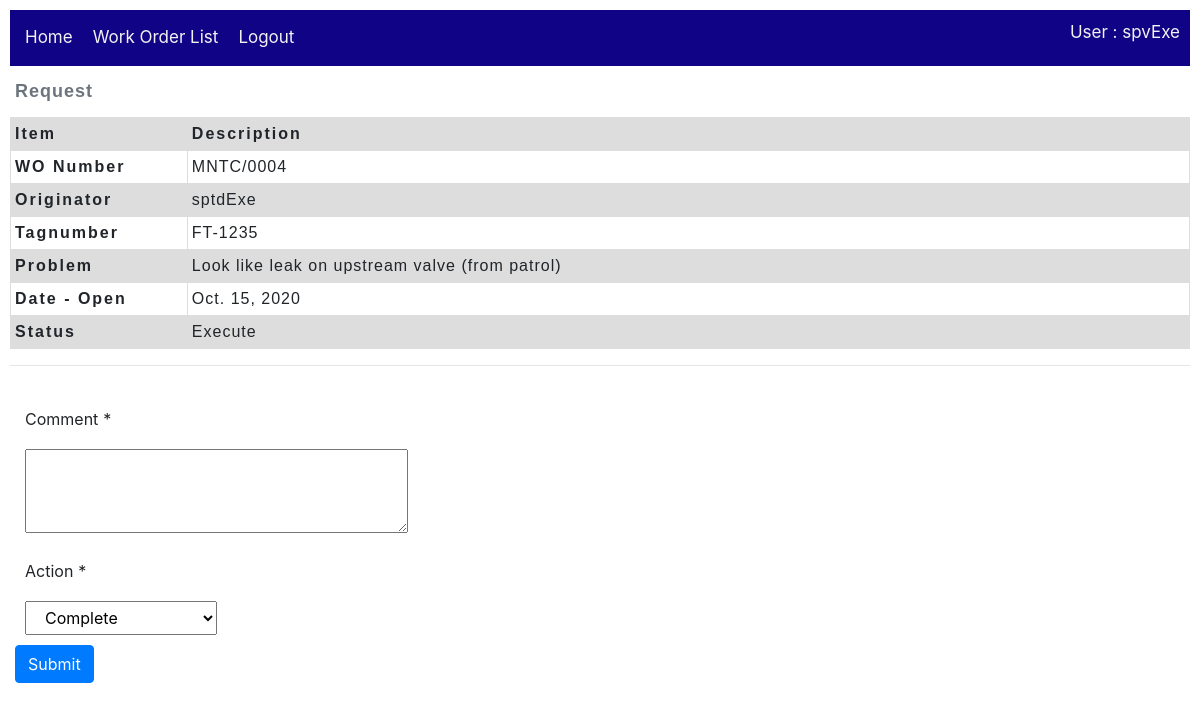
Page /work_order/forward/4/ (signed in) on the earlier database version.
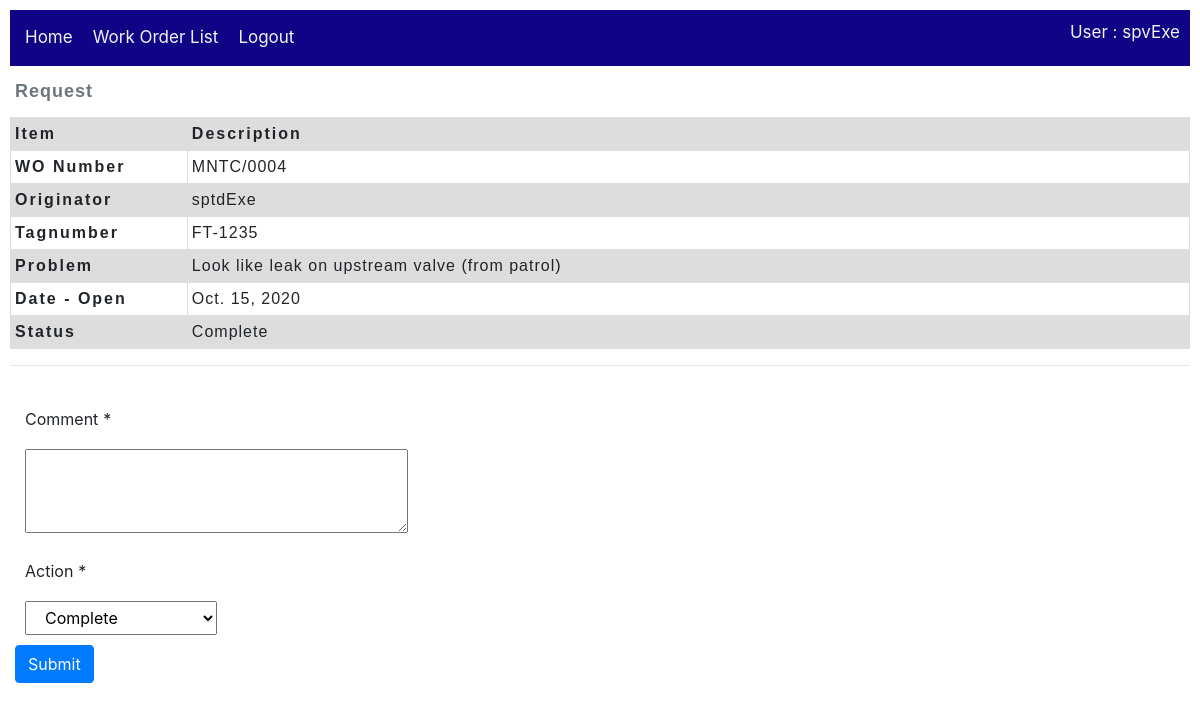
Same page on the later database version.
### work_order/models.py (models this page shows, shortened)
class Work_order(models.Model):
    wo_number = models.CharField(max_length=20, null=True)
    tagnumber = models.CharField(max_length=50, null=True)
    problem = models.TextField(max_length=1000, null=True)
    originator = models.ForeignKey(CmmsUser,
        on_delete=models.SET_NULL,
        null=True)
    dest_section = models.ForeignKey(Section,
        on_delete=models.SET_NULL,
        null=True)
    date_open = models.DateField()
    date_finish = models.DateField(null=True)
    status = models.ForeignKey(Action,
        on_delete=models.SET_NULL,
        null=True)
    priority = models.ForeignKey(Wo_priority,
        on_delete=models.SET_NULL,
        null=True)
    current_user_id = models.IntegerField(null=True)
    executor_user_id = models.IntegerField(null=True)
    class Meta:
        ordering = ['originator','status','wo_number']

### accounts/models.py (models this page shows, shortened)
class Action(models.Model):
    name = models.CharField(max_length=20, null=True, help_text='Enter name of Action(eg. Open, Close, Reject...)')
    description = models.CharField(max_length=100, null=True, help_text='Enter description of Action')
    mode = models.ForeignKey('Mode', on_delete=models.SET_NULL, null=True)
    category = models.ForeignKey('Category', on_delete=models.SET_NULL, null=True)
    class Meta:
        ordering = ['name']

class CmmsUser(AbstractUser):
    forward_path = models.IntegerField(null=True)#CmmsUser.id
    reverse_path = models.IntegerField(null=True)#CmmsUser.id
    actions = models.ManyToManyField(Action, help_text='Select actions')
    section = models.ForeignKey('Section', on_delete=models.SET_NULL, null=True)
    def __str__(self):
        return self.username

### work_order/views.py (the view, shortened to what this page needs)
# urls.py: path('forward/<int:pk>/', views.Work_orderForward.as_view(), name='work_order-forward'),
class Work_orderForward(LoginRequiredMixin, CreateView):
    form_class = WoJournalForm
    model = Wo_journal
    template_name = 'work_order/WoJournal_form.html'  # Specify your own template name/location
    def get_form_kwargs(self):
        kwargs = super(Work_orderForward, self).get_form_kwargs()
        kwargs.update({'user': self.request.user})
        return kwargs
    def get_initial(self):
        initial = super(Work_orderForward, self).get_initial()
        return initial
    def get_context_data(self, **kwargs):
        context = super(Work_orderForward,self).get_context_data(**kwargs)
        woOnProcess = Work_order.objects.get(id=self.kwargs.get("pk"))
        context['work_order'] = woOnProcess
        return context

### work_order/forms.py (shortened to what this page needs)
class WoJournalForm(ModelForm):
   comment = forms.CharField(widget=forms.Textarea(attrs={'rows':3}))
   def __init__(self, *args, **kwargs):
      self.user = kwargs.pop('user')
      super(WoJournalForm, self).__init__(*args, **kwargs)
      actDict = {}
      for action in self.user.actions.all():
         actDict[action.pk] = action.name
      actlist = list(actDict.items())
      self.fields['action'].widget = Select(choices=actlist)
      self.helper = FormHelper()
      self.helper.layout = Layout(
         Field('comment', css_class='form-group col-md-4 mb-0'),
         Field('action', css_class='form-group col-md-2 mb-0'),
         Submit('submit', 'Submit')
      )
   class Meta:
      template_name = 'work_order/WoJournal_form.html'  # Specify your own template name/location
      model = Wo_journal
      fields = ['comment',
                  'action']

### work_order/templates/work_order/WoJournal_form.html (shortened to what this page needs)
{% extends "base_work_order.html" %}
{% load crispy_forms_tags %}
{% block content %}
  {% include 'Wo_request.html' %}
  <hr>
  {% crispy form %}
{% endblock %}

### work_order/templates/Wo_request.html
{% block content %}
    <table class="WoHeader">
        <caption>Request</caption>
        <thead>
            <tr>
                <th scope="col">Item</th>
                <th scope="col">Description</th>
            </tr>
        </thead>
        <tbody>
            <tr>
                <th scope="row">WO Number</th>
                <td>{{ work_order.wo_number }}</td>
            </tr>
            <tr>
                <th scope="row">Originator</th>
                <td>{{ work_order.originator }}</td>
            </tr>
            <tr>
                <th scope="row">Tagnumber</th>
                <td>{{ work_order.tagnumber }}</td>
            </tr>
            <tr>
                <th scope="row">Problem</th>
                <td>{{ work_order.problem }}</td>
            </tr>
            <tr>
                <th scope="row">Date - Open</th>
                <td>{{ work_order.date_open }}</td>
            </tr>
            <tr>
                <th scope="row">Status</th>
                <td>{{ work_order.status.name }}</td>
            </tr>
        </tbody>
    </table>
{% endblock %}

Differences in the rows shown:
changed Work_order "MNTC/0004": status.name "Execute" → "Complete"
